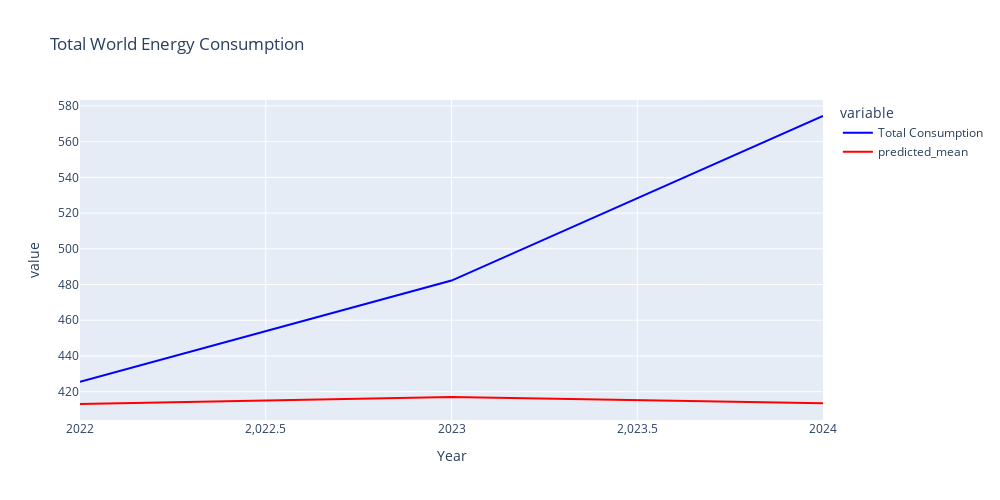

Write notebook code for a chart like this one.
### Code cell
# Plotting The Validation set of ARIMA model to evaluate the performance
fig = px.line(ARIMA_validation, x= 'Year', y=['Total Consumption','predicted_mean'], color_discrete_sequence=['blue', 'red'], title="Total World Energy Consumption", height=500, width=1000)
fig.show()

### Figure 1 — Plotly figure (JSON) as saved in the notebook; plotly's stock layout.template omitted (floating-point values rounded to 4 significant figures)
{"data": [{"hovertemplate": "variable=Total Consumption<br>Year=%{x}<br>value=%{y}<extra></extra>", "legendgroup": "Total Consumption", "line": {"color": "blue", "dash": "solid"}, "marker": {"symbol": "circle"}, "mode": "lines", "name": "Total Consumption", "orientation": "v", "showlegend": true, "type": "scatter", "x": [2022, 2023, 2024], "xaxis": "x", "y": [425.6, 482.2, 574.4], "yaxis": "y"}, {"hovertemplate": "variable=predicted_mean<br>Year=%{x}<br>value=%{y}<extra></extra>", "legendgroup": "predicted_mean", "line": {"color": "red", "dash": "solid"}, "marker": {"symbol": "circle"}, "mode": "lines", "name": "predicted_mean", "orientation": "v", "showlegend": true, "type": "scatter", "x": [2022, 2023, 2024], "xaxis": "x", "y": [413.1, 417.0, 413.5], "yaxis": "y"}], "layout": {"height": 500, "legend": {"title": {"text": "variable"}, "tracegroupgap": 0}, "title": {"text": "Total World Energy Consumption"}, "width": 1000, "xaxis": {"anchor": "y", "domain": [0, 1], "title": {"text": "Year"}}, "yaxis": {"anchor": "x", "domain": [0, 1], "title": {"text": "value"}}}}
